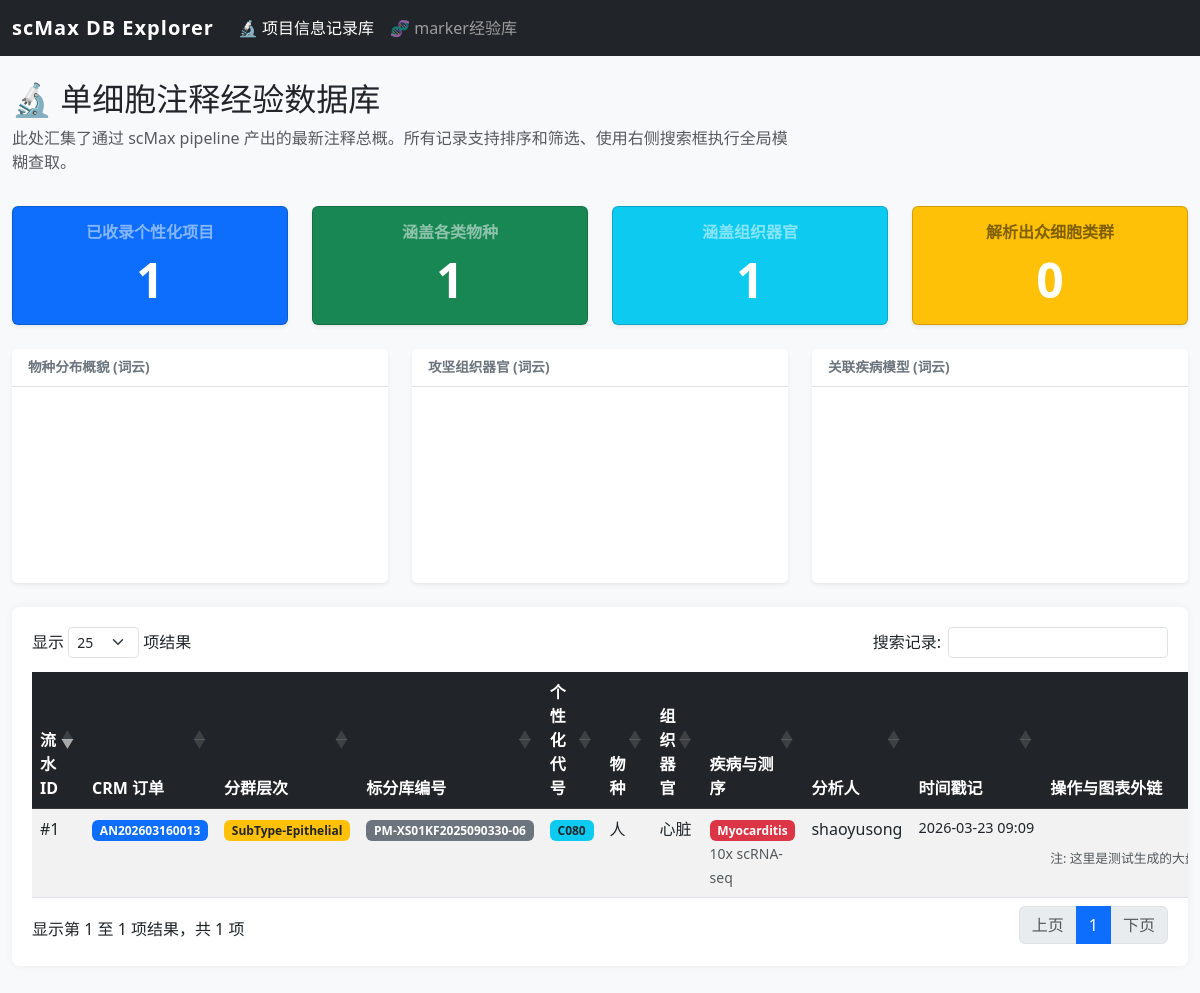
The page / on the database its author committed.
### tables this page shows
CREATE TABLE projects (
            id INTEGER PRIMARY KEY AUTOINCREMENT,
            std_project_id TEXT,
            custom_project_id TEXT,
            crm_id TEXT,
            annotation_level TEXT,
            species TEXT,
            species_zh TEXT,
            tissue_type TEXT,
            tissue_type_zh TEXT,
            disease_type TEXT,
            seq_tech TEXT,
            analyst TEXT,
            notes TEXT,
            outdir TEXT,
            umap_path TEXT,
            fraction_path TEXT,
            marker_table_path TEXT,
            anno_png_path TEXT,
            report_path TEXT,
            bk_umap TEXT,
            bk_fraction TEXT,
            bk_anno_png TEXT,
            bk_report TEXT,
            created_at TIMESTAMP DEFAULT CURRENT_TIMESTAMP
        );

### app.py (the view)
@app.route('/')
def index():
    db = get_db()
    cursor = db.cursor()
    cursor.execute('''
        SELECT * FROM projects
        ORDER BY created_at DESC
        LIMIT 100
    ''')
    projects = cursor.fetchall()
    cursor.execute('SELECT species_zh, COUNT(*) as cnt FROM projects WHERE species_zh IS NOT NULL AND species_zh != "" GROUP BY species_zh ORDER BY cnt DESC')
    species_dist = cursor.fetchall()
    cursor.execute('SELECT tissue_type_zh, COUNT(*) as cnt FROM projects WHERE tissue_type_zh IS NOT NULL AND tissue_type_zh != "" GROUP BY tissue_type_zh ORDER BY cnt DESC')
    tissue_dist = cursor.fetchall()
    cursor.execute('SELECT disease_type, COUNT(*) as cnt FROM projects WHERE disease_type IS NOT NULL AND disease_type != "" GROUP BY disease_type ORDER BY cnt DESC')
    disease_dist = cursor.fetchall()
    cursor.execute('SELECT COUNT(DISTINCT custom_project_id), COUNT(DISTINCT species), COUNT(DISTINCT tissue_type) FROM projects')
    proj_row = cursor.fetchone()
    cursor.execute('SELECT COUNT(DISTINCT cell_type) FROM marker_experience')
    cell_row = cursor.fetchone()
    stats = {
        'projects': proj_row[0] or 0,
        'species': proj_row[1] or 0,
        'tissues': proj_row[2] or 0,
        'cell_types': cell_row[0] or 0,
        'species_dist': [{'name': r[0], 'cnt': r[1]} for r in species_dist],
        'tissue_dist': [{'name': r[0], 'cnt': r[1]} for r in tissue_dist],
        'disease_dist': [{'name': r[0], 'cnt': r[1]} for r in disease_dist]
    }
    return render_template('index.html', projects=projects, stats=stats, active_page='projects')

### app.py (called while the page is built)
def get_db():
    db = getattr(g, '_database', None)
    if db is None:
        db = g._database = sqlite3.connect(DB_PATH)
        db.row_factory = sqlite3.Row
        cursor = db.cursor()
        for col in ['disease_type', 'seq_tech', 'anno_png_path', 'bk_anno_png']:
            try:
                cursor.execute(f"ALTER TABLE projects ADD COLUMN {col} TEXT")
            except sqlite3.OperationalError:
                pass
        db.commit()
    return db

@app.teardown_appcontext
def close_connection(exception):
    db = getattr(g, '_database', None)
    if db is not None:
        db.close()

### templates/index.html (shortened to what this page needs)
{% extends "layout.html" %}
{% block content %}
<div class="row mb-3">
    <div class="col-md-8">
        <h2>🔬 单细胞注释经验数据库</h2>
        <p class="text-muted">此处汇集了通过 scMax pipeline 产出的最新注释总概。所有记录支持排序和筛选、使用右侧搜索框执行全局模糊查取。</p>
    </div>
</div>
<div class="row mb-4">
    <div class="col-md-3">
        <div class="card text-white bg-primary shadow-sm h-100">
            <div class="card-body text-center">
                <h6 class="card-title text-uppercase fw-bold text-white-50">已收录个性化项目</h6>
                <h1 class="display-5 fw-bold mb-0">{{ stats.projects }}</h1>
            </div>
        </div>
    </div>
    <div class="col-md-3">
        <div class="card text-white bg-success shadow-sm h-100">
            <div class="card-body text-center">
                <h6 class="card-title text-uppercase fw-bold text-white-50">涵盖各类物种</h6>
                <h1 class="display-5 fw-bold mb-0">{{ stats.species }}</h1>
            </div>
        </div>
    </div>
    <div class="col-md-3">
        <div class="card text-white bg-info shadow-sm h-100">
            <div class="card-body text-center">
                <h6 class="card-title text-uppercase fw-bold text-white-50">涵盖组织器官</h6>
                <h1 class="display-5 fw-bold mb-0">{{ stats.tissues }}</h1>
            </div>
        </div>
    </div>
    <div class="col-md-3">
        <div class="card text-white bg-warning text-dark shadow-sm h-100">
            <div class="card-body text-center">
                <h6 class="card-title text-uppercase fw-bold text-black-50">解析出众细胞类群</h6>
                <h1 class="display-5 fw-bold mb-0">{{ stats.cell_types }}</h1>
            </div>
        </div>
    </div>
</div>
<div class="row mb-4">
    <div class="col-md-4">
        <div class="card shadow-sm h-100 border-0">
            <div class="card-header bg-white fw-bold text-secondary border-bottom" style="font-size: 0.85rem">物种分布概貌 (词云)</div>
            <div class="card-body py-2 d-flex justify-content-center align-items-center" style="min-height: 180px;">
                {% if stats.species_dist %}
                <div id="wc-species" style="width: 100%; height: 180px;"></div>
                {% else %}
                <div class="text-muted small">暂无数据</div>
                {% endif %}
            </div>
        </div>
    </div>
    <div class="col-md-4">
        <div class="card shadow-sm h-100 border-0">
            <div class="card-header bg-white fw-bold text-secondary border-bottom" style="font-size: 0.85rem">攻坚组织器官 (词云)</div>
            <div class="card-body py-2 d-flex justify-content-center align-items-center" style="min-height: 180px;">
                {% if stats.tissue_dist %}
                <div id="wc-tissue" style="width: 100%; height: 180px;"></div>
                {% else %}
                <div class="text-muted small">暂无数据</div>
                {% endif %}
            </div>
        </div>
    </div>
    <div class="col-md-4">
        <div class="card shadow-sm h-100 border-0">
            <div class="card-header bg-white fw-bold text-secondary border-bottom" style="font-size: 0.85rem">关联疾病模型 (词云)</div>
            <div class="card-body py-2 d-flex justify-content-center align-items-center" style="min-height: 180px;">
                {% if stats.disease_dist %}
                <div id="wc-disease" style="width: 100%; height: 180px;"></div>
                {% else %}
                <div class="text-muted small">暂无数据</div>
                {% endif %}
            </div>
        </div>
    </div>
</div>
<div class="table-responsive">
    <table class="table table-striped table-hover datatable w-100">
        <thead class="table-dark">
            <tr>
                <th>流水 ID</th>
                <th>CRM 订单</th>
                <th>分群层次</th>
                <th>标分库编号</th>
                <th>个性化代号</th>
                <th>物种</th>
                <th>组织器官</th>
                <th>疾病与测序</th>
                <th>分析人</th>
                <th>时间戳记</th>
                <th>操作与图表外链</th>
            </tr>
        </thead>
        <tbody>
            {% for p in projects %}
            <tr>
                <td>#{{ p.id }}</td>
                <td><span class="badge bg-primary">{{ p.crm_id or '-' }}</span></td>
                <td><span class="badge bg-warning text-dark">{{ p.annotation_level or '-' }}</span></td>
                <td><span class="badge bg-secondary">{{ p.std_project_id or '-' }}</span></td>
                <td><span class="badge bg-info text-dark">{{ p.custom_project_id or '-' }}</span></td>
                <td>{{ p.species_zh or p.species }}</td>
                <td>{{ p.tissue_type_zh or p.tissue_type or '-' }}</td>
                <td>
                    {% if p.disease_type %}
                    <span class="badge bg-danger">{{ p.disease_type }}</span><br>
                    <small class="text-muted">{{ p.seq_tech or '10x' }}</small>
                    {% else %}
                    -
                    {% endif %}
                </td>
                <td>{{ p.analyst }}</td>
                <td style="font-size: 0.9em; white-space: nowrap;">{{ p.created_at[:16] }}</td>
                <td>
                    {% if p.notes %}
                    <div class="mt-2 text-muted"
                        style="font-size: 0.8em; max-width: 200px; overflow: hidden; text-overflow: ellipsis; white-space: nowrap;"
                        title="{{ p.notes }}">
                        注: {{ p.notes }}
                    </div>
                    {% endif %}
                </td>
            </tr>
            {% endfor %}
        </tbody>
    </table>
</div>
{% endblock %}

### templates/layout.html (shortened to what this page needs)
<!DOCTYPE html>
<html lang="zh-CN">
<head>
  <link href="https://cdn.jsdelivr.net/npm/bootstrap@5.3.0/dist/css/bootstrap.min.css" rel="stylesheet">
  <link href="https://cdn.datatables.net/1.13.4/css/dataTables.bootstrap5.min.css" rel="stylesheet">
  <link href="https://cdn.datatables.net/buttons/2.3.6/css/buttons.bootstrap5.min.css" rel="stylesheet">
</head>
<body>
  <nav class="navbar navbar-expand-lg navbar-dark bg-dark mb-4">
    <div class="container-fluid">
      <a class="navbar-brand" href="/">scMax DB Explorer</a>
      <div class="collapse navbar-collapse" id="navbarNav">
        <ul class="navbar-nav">
          <li class="nav-item">
            <a class="nav-link {% if active_page == 'projects' %}active{% endif %}" href="/">🔬 项目信息记录库</a>
          </li>
          <li class="nav-item">
            <a class="nav-link {% if active_page == 'experience' %}active{% endif %}" href="/experience">🧬
              marker经验库</a>
          </li>
        </ul>
      </div>
    </div>
  </nav>
  <div class="container-fluid mb-5">
    {% block content %}{% endblock %}
  </div>
</body>
</html>

### templates/layout.html (style rules this page uses)
body { background-color: #f8f9fa; }
.navbar-brand { font-weight: bold; letter-spacing: 1px; }
.table-responsive { background: white; padding: 20px; border-radius: 8px; box-shadow: 0 0 10px rgba(0, 0, 0, 0.05); }

### rows shown on the page
projects: id "1", crm "AN202603160013", annotation_level "SubType-Epithelial", std_project "PM-XS01KF2025090330-06", custom_project "C080", species_zh "人", tissue_type_zh "心脏", disease_type "Myocarditis", seq_tech "10x scRNA-seq", analyst "shaoyusong", created_at "2026-03-23 09:09", notes "这里是测试生成的大盘预览模…"

### other values the page prints
{{ stats.projects }} "1"
{{ stats.species }} "1"
{{ stats.tissues }} "1"
{{ stats.cell_types }} "0"
